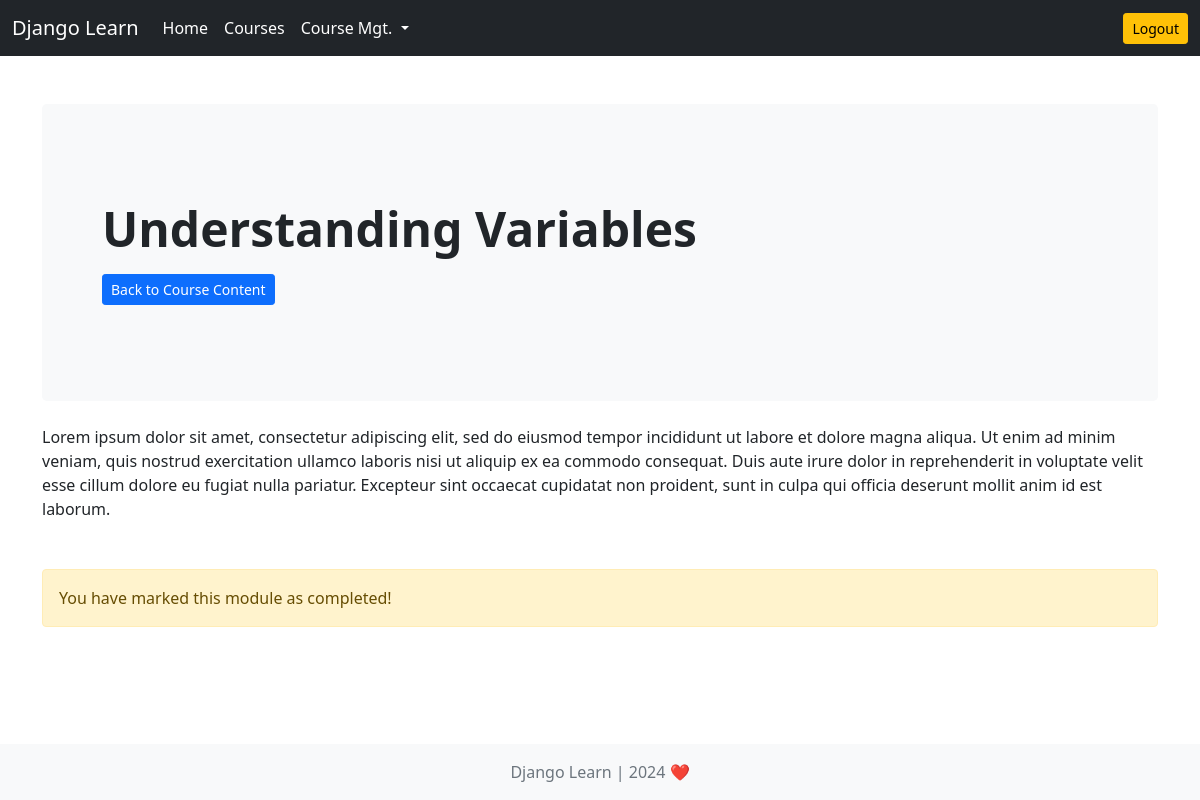
The app's page /course/module-details/1/ (signed in) with its own data.
### course/models.py (models this page shows)
class Module(models.Model):
    course = models.ForeignKey(Course, on_delete=models.CASCADE)
    timestamp = models.DateTimeField(auto_now_add=True)
    content = models.TextField()
    title = models.CharField(max_length=100)

### course/views.py (the view)
# urls.py: path('module-details/<int:pk>/', module_details, name='module-details'),
@login_required
def module_details(request, pk):
    module = Module.objects.get(pk=pk)
    if CompletedModule.objects.filter(module=module, user=request.user).exists():
        is_complete = True
    else:
        is_complete = False
    context = {'module':module, 'is_complete':is_complete}
    return render(request, 'course/module_details.html', context)

### templates/course/module_details.html
{% extends 'base.html' %}
{% load widget_tweaks %}
{% block content %}
<div class="p-5 mb-4 bg-light rounded-3">
    <div class="container-fluid py-5">
        <h1 class="display-5 fw-bold mb-3">{{module.title}}</i></h1>
        <a href="{% url 'course-details' module.course.pk %}" class="btn btn-primary btn-sm" type="button">Back to Course Content</a>
    </div>
</div>
<div class="mb-5">
    {{module.content}}
</div>
{% if not is_complete %}
<a href="{% url 'mark-as-completed' module.pk %}" class="btn btn-outline-primary btn-sm" type="button">Mark as Complete</a>
{% else %}
<div class="alert alert-warning" role="alert">
    You have marked this module as completed!
</div>
{% endif %}
{% endblock content %}

### records on screen
Module: title "Understanding Variables", content "Lorem ipsum dolor sit amet, consectetur adipiscing elit, sed do eiusmod tempor incididunt ut labore et dolore magna aliqua. Ut enim ad minim veniam, quis nostrud exercitation ullamco laboris nisi ut aliquip ex ea commodo consequat. Duis aute irure dolor in reprehenderit in voluptate velit esse cillum dolore eu fugiat nulla pariatur. Excepteur sint occaecat cupidatat non proident, sunt in culpa qui officia deserunt mollit anim id est laborum."
